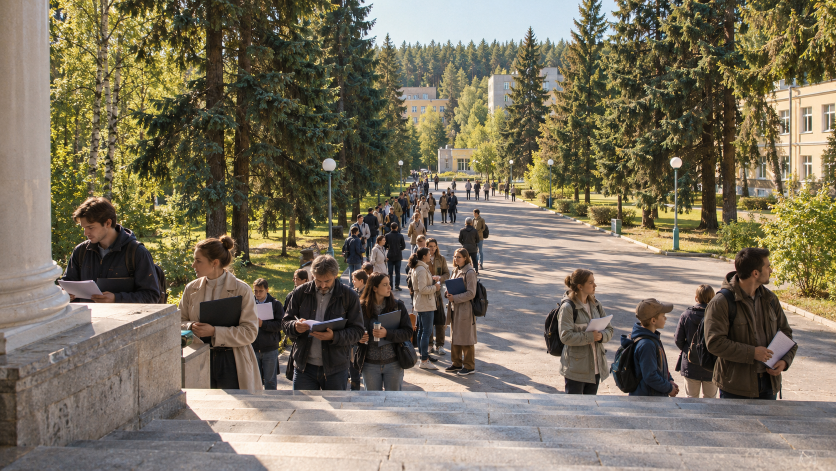
#> input picture assets/gen/s7b_gpt_a_0.png, 1672 x 941 px (shown at 1/2 size)
$ python _s7b_crop.py
#> lines starting #> are read from the running program, lines starting #| are printed output that depends on the picture
from PIL import Image
im = Image.open('assets/gen/s7b_gpt_a_0.png').convert('RGB')
#> im is the input picture: PIL image 1672x941 RGB; mean R, G, B 121.8, 113, 94.4
W, H = im.size
#> W = 1672; H = 941
# левая нижняя четверть — где по брифу парапет крыльца и колонна
c = im.crop((0, int(H*0.45), int(W*0.42), H))
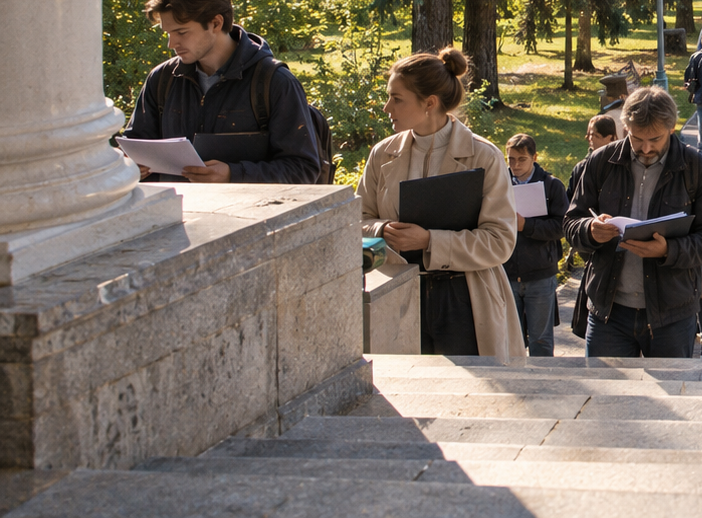
#> c: PIL image 702x518 RGB; mean R, G, B 118.9, 108.5, 96.9
c = c.resize((760, round(c.height * 760 / c.width)), Image.LANCZOS)
#> c: PIL image 760x561 RGB
c.save('assets/review/_t_left.jpg', quality=92)
print(c.size)
#| (760, 561)

$ run again, with assets/gen/bg_reception_vn_0.png copied over assets/gen/s7b_gpt_a_0.png
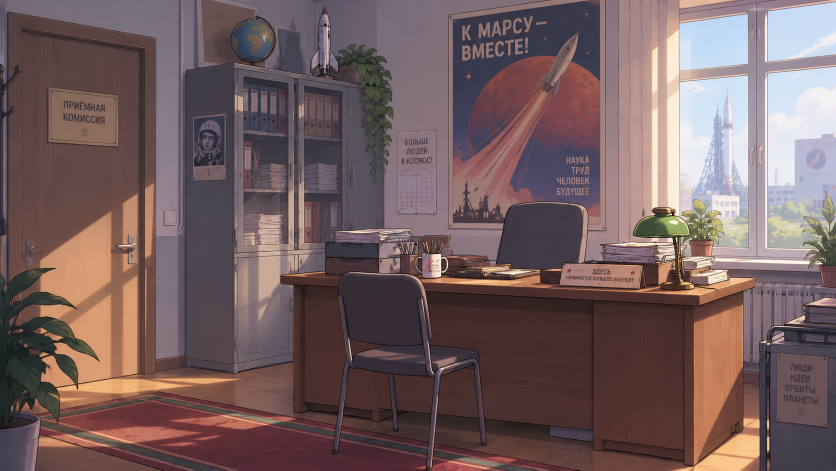
#> input picture assets/gen/bg_reception_vn_0.png, 1672 x 941 px (shown at 1/2 size)
#> im is the input picture: PIL image 1672x941 RGB; mean R, G, B 116.3, 94.6, 95.4
#> `c = im.crop((0, int(H*0.45), int(W*0.42), H))`:
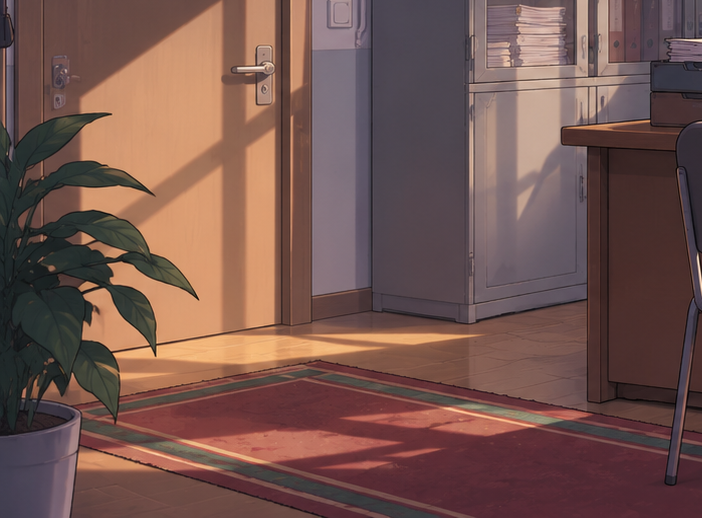
#> c: PIL image 702x518 RGB; mean R, G, B 115.7, 85.3, 79.1
#| (760, 561)

$ run again, with assets/gen/kate_reception_0.png copied over assets/gen/s7b_gpt_a_0.png
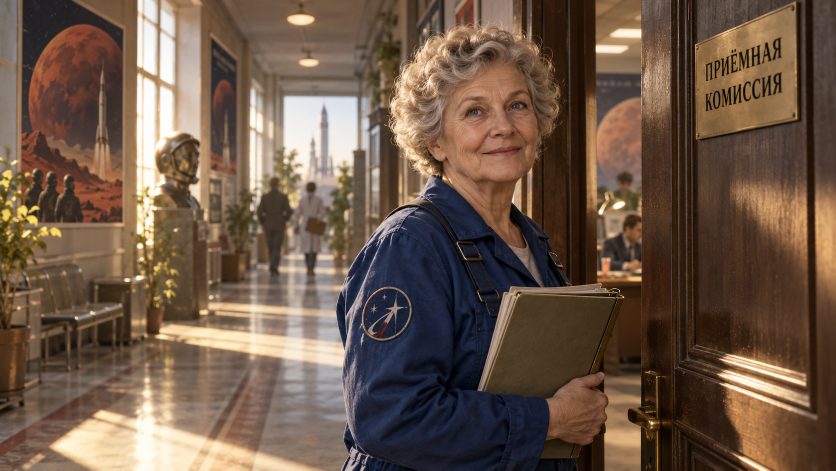
#> input picture assets/gen/kate_reception_0.png, 1672 x 941 px (shown at 1/2 size)
#> im is the input picture: PIL image 1672x941 RGB; mean R, G, B 109.7, 88.4, 72.3
#> `c = im.crop((0, int(H*0.45), int(W*0.42), H))`:
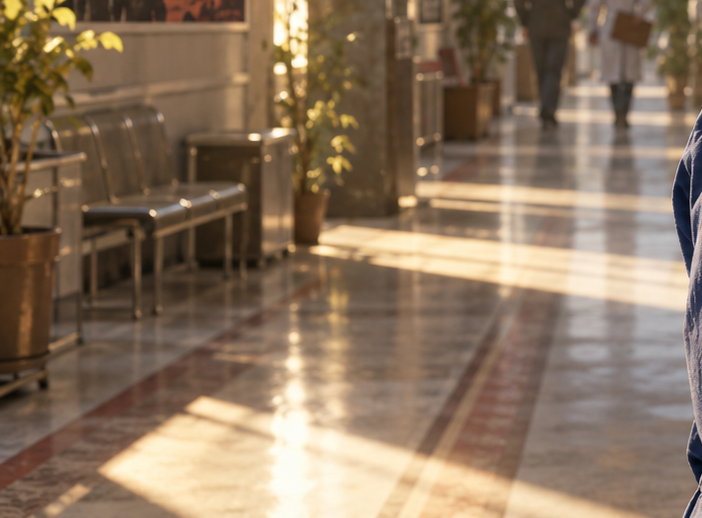
#> c: PIL image 702x518 RGB; mean R, G, B 138.7, 117.1, 95.3
#| (760, 561)
